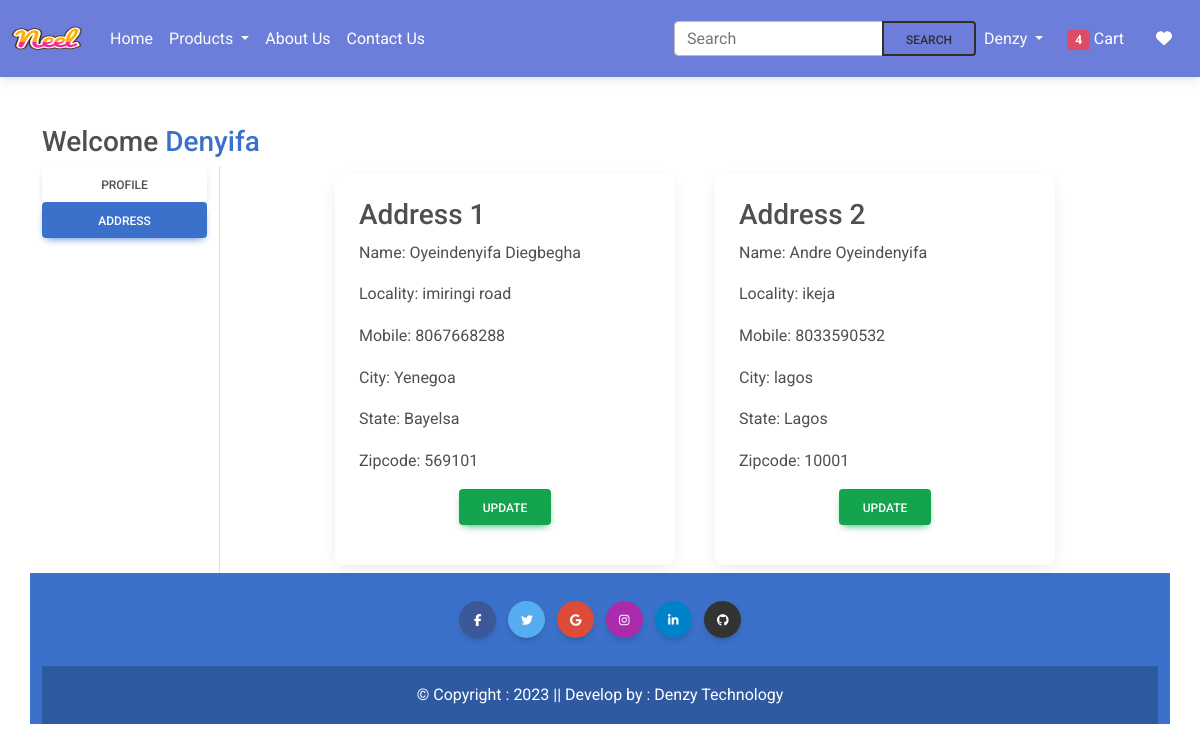
The page /address/ (signed in) on the database its author committed.
### app/models.py (models this page shows, shortened)
class Customer(models.Model):
    user = models.ForeignKey(User,on_delete=models.CASCADE)
    name = models.CharField(max_length=200)
    locality = models.CharField(max_length=200)
    city = models.CharField(max_length=50)
    mobile = models.IntegerField(default=234)
    zipcode = models.IntegerField()
    state = models.CharField(choices=STATE_CHOICES,max_length=100)

### app/views.py (the view)
# urls.py: path('address/', views.address, name='address'),
def address(request):
    add = Customer.objects.filter(user=request.user)
    totalitem = 0
    wishitem = 0
    if request.user.is_authenticated:
        totalitem = len(Cart.objects.filter(user=request.user))
    return render(request, 'app/address.html', locals())

### app/templates/app/address.html (shortened to what this page needs)
{% extends 'app/base.html' %}
{% load static %}
{% block main-content %}
<div class="container my-5">
    <div class="row">
        <h3>Welcome <span class="text-capitalize text-primary">{{request.user}}</span></h3>
    <div class="col-sm-2 border-end">
        <ul class="list-unstyled">
            <li class="d-grid"><a href="{% url 'profile' %}" class="btn ">Profile</a></li>
            <li class="d-grid"><a href="{% url 'profile' %}" class="btn btn-primary">Address</a></li>
        </ul>
    </div>
    <div class="col-sm-8 offset-sm-1">
        <div class="row">
            {% for ad in add %}
            <div class="col-sm-6">
                <div class="card m-2">
                    <div class="card-body">
                        <h3>Address {{forloop.counter}}</h3>
                        <p>Name: {{ad.name}}</p>
                        <p>Locality: {{ad.locality}}</p>
                        <p>Mobile: {{ad.mobile}}</p>
                        <p>City: {{ad.city}}</p>
                        <p>State: {{ad.state}}</p>
                        <p>Zipcode: {{ad.zipcode}}</p>
                        <p class="text-center"><a href="{%  url 'updateAddress' pk=ad.id %}" type="button" class="btn btn-success" >Update</a></p>
                    </div>
                </div>
            </div>
            {%  endfor %}
        </div>
    </div>
{% endblock main-content %}

### rows shown on the page
Customer: name "Oyeindenyifa Diegbegha", locality "imiringi road", mobile "8067668288", city "Yenegoa", state "Bayelsa", zipcode "569101"
Customer: name "Andre Oyeindenyifa", locality "ikeja", mobile "8033590532", city "lagos", state "Lagos", zipcode "10001"

### other values the page prints
{{ totalitem }} "4"
{{ request.user }} "Denyifa"
